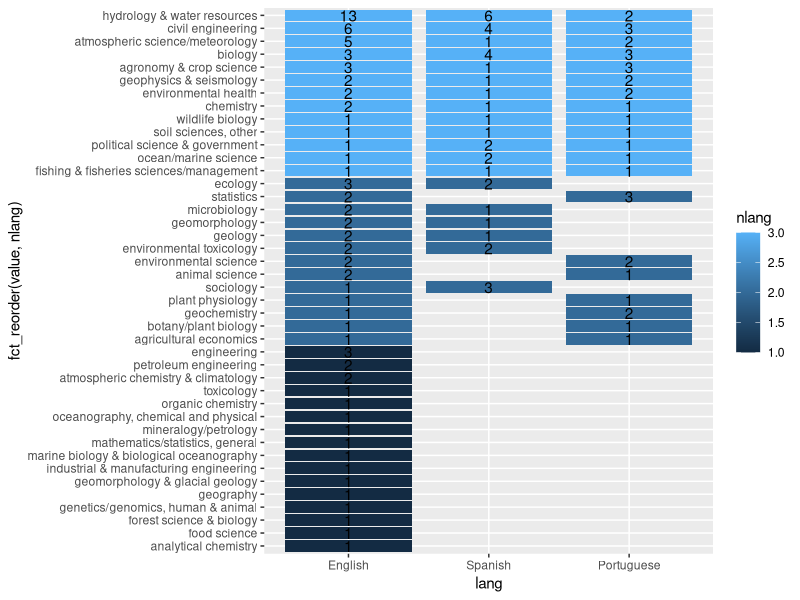
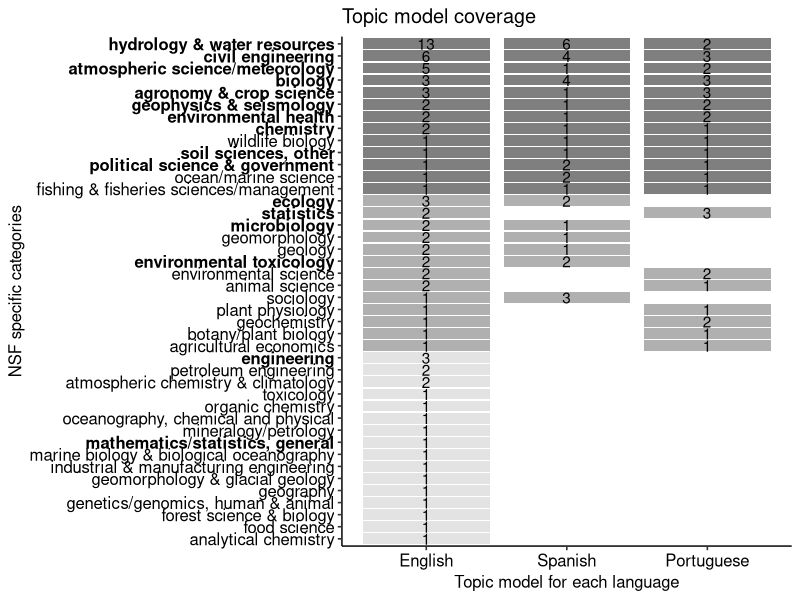
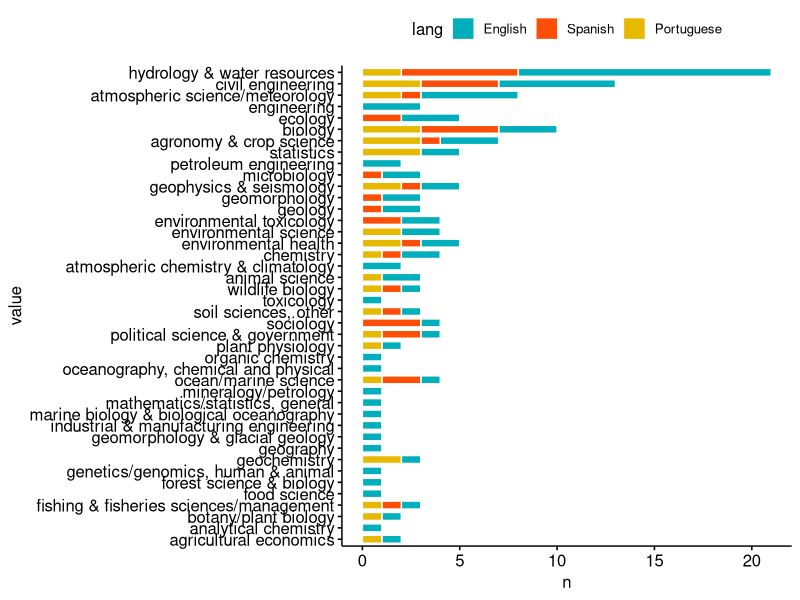

Generate these figures, in order, with R:
library(dplyr)
library(reshape2)
library(ggpubr)
library(tidyr)
library(ggplot2)
library(forcats)

######## load data #############
en <- read.csv("./topic_names_en.csv")
es <- read.csv("./topic_names_es.csv")
pt <- read.csv("./topic_names_pt.csv", na.strings=c("","NA"))

en$lang <- "en"
es$lang <- "es"
pt$lang <- "pt"

en2 <- melt(en,
           id.vars = c("topic_id","lang"))
es2 <- melt(es,
            id.vars = c("topic_id","lang"))
pt2 <- melt(pt,
            id.vars = c("topic_id","lang"))


x <- rbind(en2,es2,pt2)
x <- na.omit(x)

######## filter #############
x2 <- x %>%
  filter(variable == "NSF_specific") %>%
  group_by(value, lang) %>%
  tally


# need to order based on engligh numbers + number of overall topics
x2$nlang <- x2 %>% 
  group_by(value) %>% 
  group_map(~ rep(length(table(.x$lang)), length(table(.x$lang)))) %>% 
  unlist()

lvls <- as.character(x2$value[x2$lang=="en"])[order(x2$n[x2$lang=="en"])]

x2$value <- factor(x2$value, levels = lvls)

x2 <- na.omit(x2) # missing 1 spanish?

x2$lang <- factor(x2$lang, labels = c("English", "Spanish", "Portuguese"))

######## heat map #############

a <- ggplot(data = x2, aes(x = lang, y = fct_reorder(value, nlang))) +
  geom_tile(aes(fill = nlang, width=0.9, height=0.9)) +
  geom_text(aes(label = n))
a

a + 
  scale_fill_gradient(low = "grey89",
                      high = "grey50") +
  labs(title= "Topic model coverage",
       y="NSF specific categories",
       x = "Topic model for each language") +
  theme_pubr() +  
  theme(axis.text.y = element_text(face = c('plain','plain','plain', 'plain', 'plain', 'plain', 'plain',
                                            'plain', 'bold', 'plain', 'plain', 'plain',
                                            'plain', 'plain', 'plain', 'bold', 'plain',
                                            'plain', 'plain', 'plain', 'plain', 'plain',
                                            'plain', 'bold', 'plain', 'plain', 'bold',
                                            'bold', 'bold', 'plain', 'plain', 'bold', 
                                            'bold', 'plain', 'bold','bold', 'bold', # 6-10
                                            'bold', 'bold', 'bold','bold','bold' # 1-5
                                            ))) +
  rremove("legend")






# plotly::ggplotly(a)

######## dot chart #############
ggbarplot(x2, x = "value", y = "n", 
          fill = "lang",
          color = "white",
          palette = c("#00AFBB", "#FC4E07",  "#E7B800"),
          rotate = TRUE)
